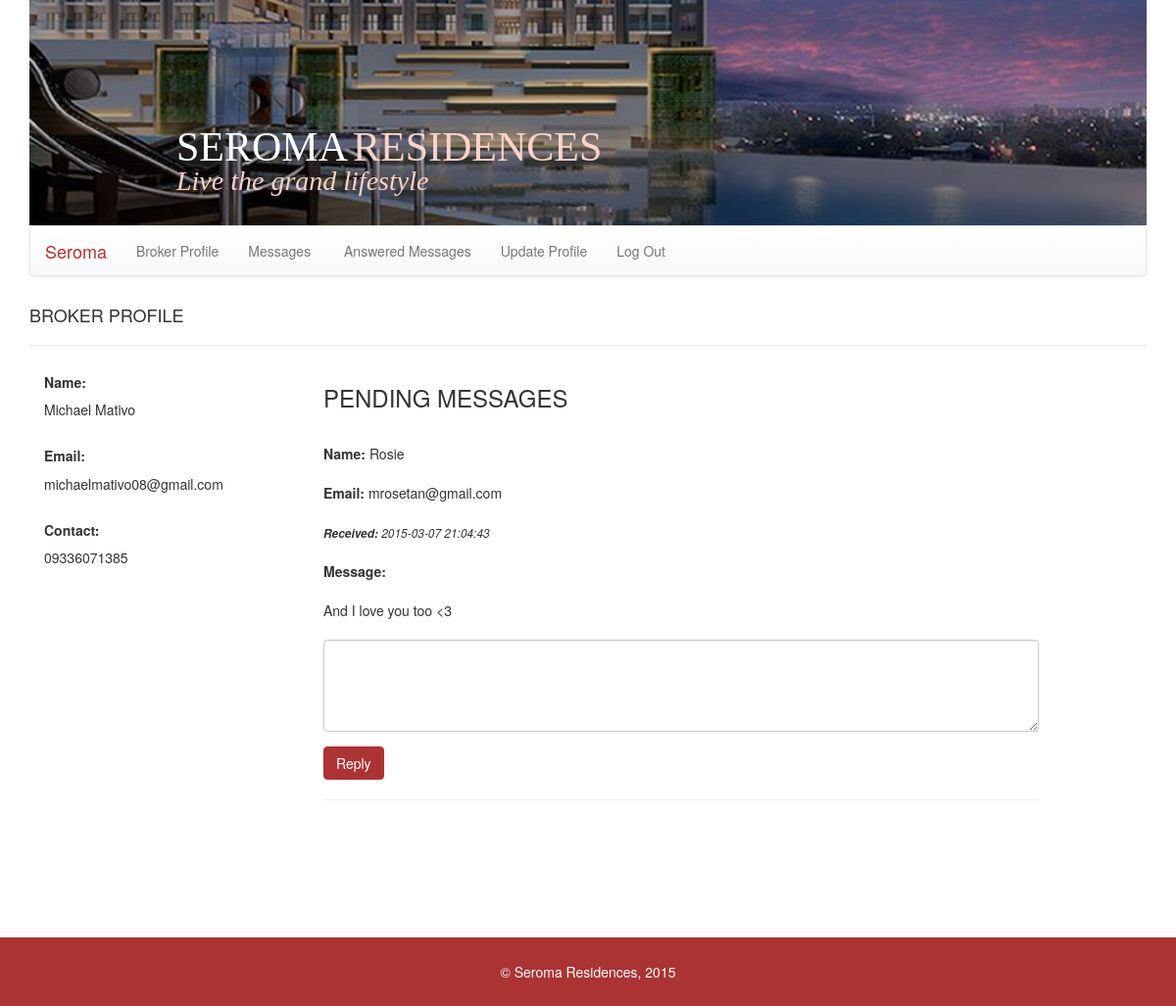
Page /broker?p=brokermsg (signed in) on the earlier database version.
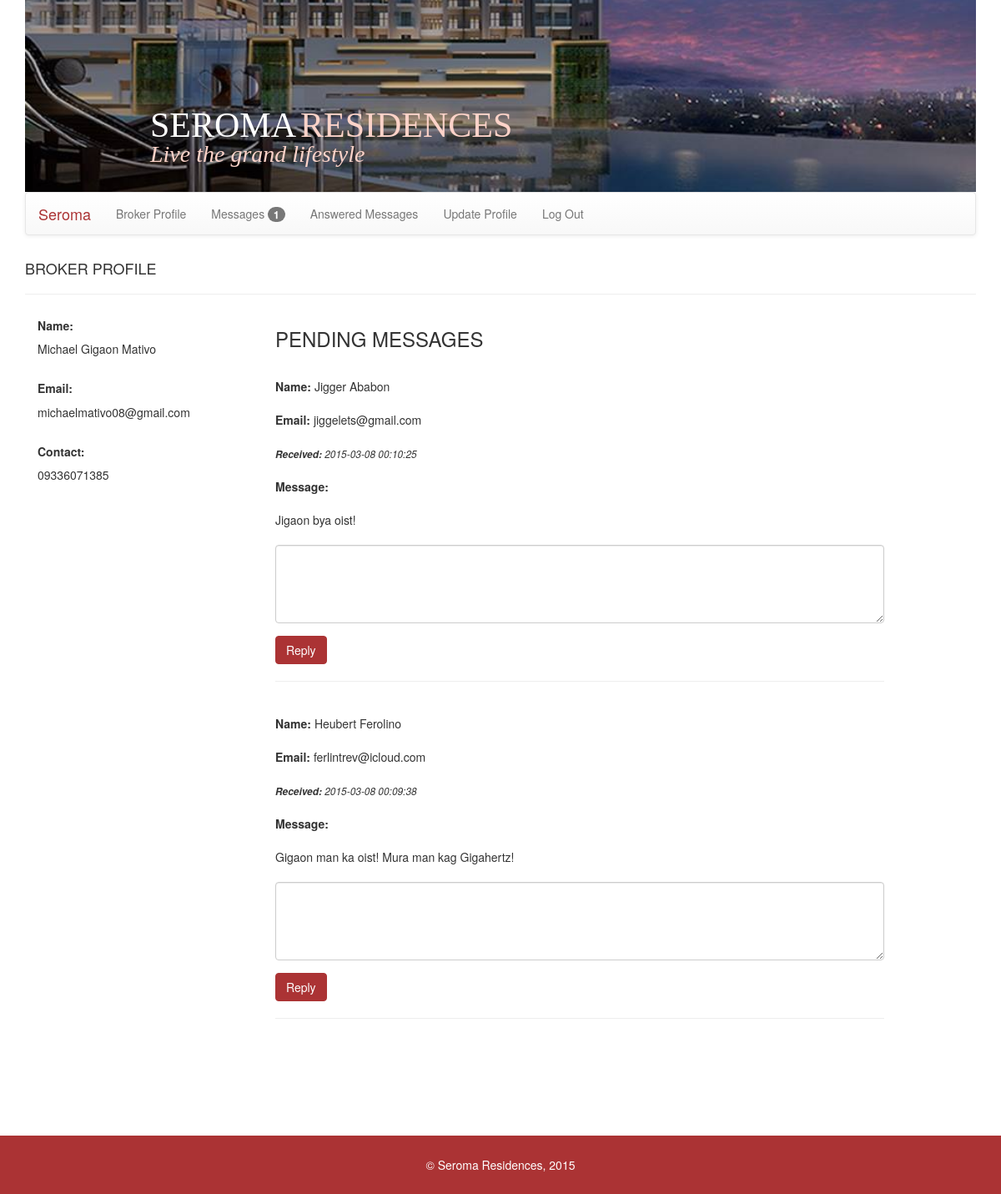
Same page on the later database version.
### tables this page shows
CREATE TABLE IF NOT EXISTS `users` (
`id` int(11) NOT NULL,
  `username` varchar(255) NOT NULL,
  `password` varchar(255) NOT NULL,
  `name` varchar(255) NOT NULL,
  `contact` varchar(255) NOT NULL,
  `email` varchar(255) NOT NULL,
  `status` smallint(6) NOT NULL
);

CREATE TABLE IF NOT EXISTS `messages` (
`messageid` int(11) NOT NULL,
  `sender` varchar(256) NOT NULL,
  `senderemail` varchar(256) NOT NULL,
  `timestamp` timestamp NOT NULL DEFAULT CURRENT_TIMESTAMP ON UPDATE CURRENT_TIMESTAMP,
  `recipient` smallint(6) NOT NULL,
  `message` varchar(500) NOT NULL,
  `viewed` int(11) NOT NULL,
  `reply` varchar(500) NOT NULL,
  `replytimestamp` varchar(50) NOT NULL,
  `messagestatus` smallint(6) NOT NULL
);

### db.php (called while the page is built, shortened)
<?php
	function site_db()
	{
		try
		{
			return new PDO('mysql:host=localhost;dbname=seroma','root','');
		}
		catch(PDOException $ex)
		{
			echo "Connection Error: ", $ex->getMessage();
		}
	}
	function view_broker_profile($userid)
	{
		$db = site_db();
		$sql = "select * from users where id = ?";
		$st = $db->prepare($sql);
		$st->execute(array($userid));
		$row = $st->fetch();
		return $row;
	}
   function get_broker_msgs($id){
		$db = site_db();
		$sql = "select * from messages where recipient=? and messagestatus = ? order by timestamp desc";
		$st = $db->prepare($sql);
		$st->execute(array($id, 0));
		$rows = $st->fetchAll();
		return $rows;
   }
   function count_new_msg($userid){
    $db = site_db();
    $sql = "select count(viewed) from messages where recipient=? and viewed=?";
    $st = $db->prepare($sql);
    $st->execute(array($userid, 0));
    $rows = $st->fetchColumn();
    if($rows == 0)
       return false;
    else
       return $rows;
   }

### broker/brokermsg.php (the view, shortened to what this page needs)
<?php
	$viewbrokerprofile = view_broker_profile($_SESSION['userid']);
	$id = $_SESSION['userid'];
	$getbrokermsgs = get_broker_msgs($id);
?>
<!DOCTYPE html>
<head><title>Messages</title></head>
<html>
	<body>
    <h4>BROKER PROFILE</h4><hr/>
		<div class = "col-md-3">
				<div>
					<h5><b>Name:</b></h5>
					<?php echo htmlentities($viewbrokerprofile['name']);?>
				</div><br/>
				<div>
					<h5><b>Email:</b></h5>
					<?php echo htmlentities($viewbrokerprofile['email']);?>
				</div><br/>
				<div>
					<h5><b>Contact:</b></h5>
					<?php echo htmlentities($viewbrokerprofile['contact']);?>
				</div>
		</div>
		<div class = "col-md-8">
			 <h3 class = "pull-left">PENDING MESSAGES</h3>
			 <br /><br /><br /><br />
			  <?php foreach($getbrokermsgs as $m): ?>
				<b>Name: </b><?php echo htmlentities($m['sender']); ?><br><br>
				<b>Email: </b><?php echo htmlentities($m['senderemail']); ?><br><br>
				<small><em><b>Received: </b><?php echo htmlentities($m['timestamp']); ?></em></small><br><br>
				<b>Message:</b><br> <br>
        <?php echo htmlentities($m['message']); ?><br/><br/>
				<form method = "post">
					<div class = "form-group">
						<textarea name = "messagereply" rows = "4"  class ="form-control" required = "required"></textarea>
					</div>
					<div class = "form-group">
						<button type = "submit" name = "submit" value = "<?php echo htmlentities($m['messageid']); ?>" class = "btn">Reply</button>
					</div>
				</form>
				<hr><br>
			  <?php endforeach; ?>
		</div>
	</body>
</html>

### broker/index.php (shortened to what this page needs)
<?php
	include "../db.php";
	if($_SESSION['isloginbroker'] == true || $_SESSION['isloginadmin'] == true)
	{
		$page = isset($_GET['p']) ? $_GET['p'] : 'broker';
		$id = $_SESSION['userid'];
		$countnewmsg = count_new_msg($id);
		$content = $page.".php";
	}
	else
	{
		header('Location:../');
	}
?>
<!DOCTYPE html>
<html>
	<head>
	<link rel="stylesheet" href="../bootstrap/css/bootstrap.min.css">
	<link rel="stylesheet" href="../bootstrap/css/bootstrap-theme.min.css">
	</head>
	<body>
		<div class = "container">
			<div class = "header">
				<span class = "color1">SEROMA</span><span class = "color2">RESIDENCES</span> <br/>
				<span class = "lowerheader color2">Live the grand lifestyle</span>
			</div>
			<nav class = "navbar navbar-default">
				<div class = "container-fluid">
					<div class="navbar-header">
						<a class="navbar-brand" href="#" style = "color: #AB3334;">Seroma</a>
					</div>
					<div class="collapse navbar-collapse" id="myNavbar">
						<ul class="nav navbar-nav">
						  <li><a href = "?p=broker">Broker Profile</a></li>
						  <li><a href = "?p=brokermsg">Messages&nbsp;<?php if($countnewmsg != false){ ?><span class = "badge"><?php echo htmlentities($countnewmsg);?></span> <?php } ?> </a></li>
						  <li><a href = "?p=brokeransmsg">Answered Messages</a></li>
						  <li><a href = "?p=updbroker">Update Profile</a></li>
						  <li><a href = "?l=true">Log Out</a></li>
						</ul>
					</div>
				</div>
			</nav>
			<div class = "main-content">
				<br/>
				<?php include_once($content); ?>
			</div>
		</div>
    <div class="footer">
        &copy; Seroma Residences, 2015
     </div>
	</body>
</html>

Differences in the rows shown:
no longer on this page (row edited): messages: sender "Rosie", senderemail "mrosetan@gmail.com", timestamp "2015-03-07 21:04:43", message "And I love you too <3", $m['messageid'] 17 (drawn)
changed users "michaelmativo08@gmail.com": name "Michael Mativo" → "Michael Gigaon Mativo"
added messages: sender "Jigger Ababon", senderemail "jiggelets@gmail.com", timestamp "2015-03-08 00:10:25", message "Jigaon bya oist!", $m['messageid'] 22 (drawn)
added messages: sender "Heubert Ferolino", senderemail "ferlintrev@icloud.com", timestamp "2015-03-08 00:09:38", message "Gigaon man ka oist! Mura man kag Gigahertz!", $m['messageid'] 21 (drawn)
Other differences:
$countnewmsg: (not shown) → "1"
